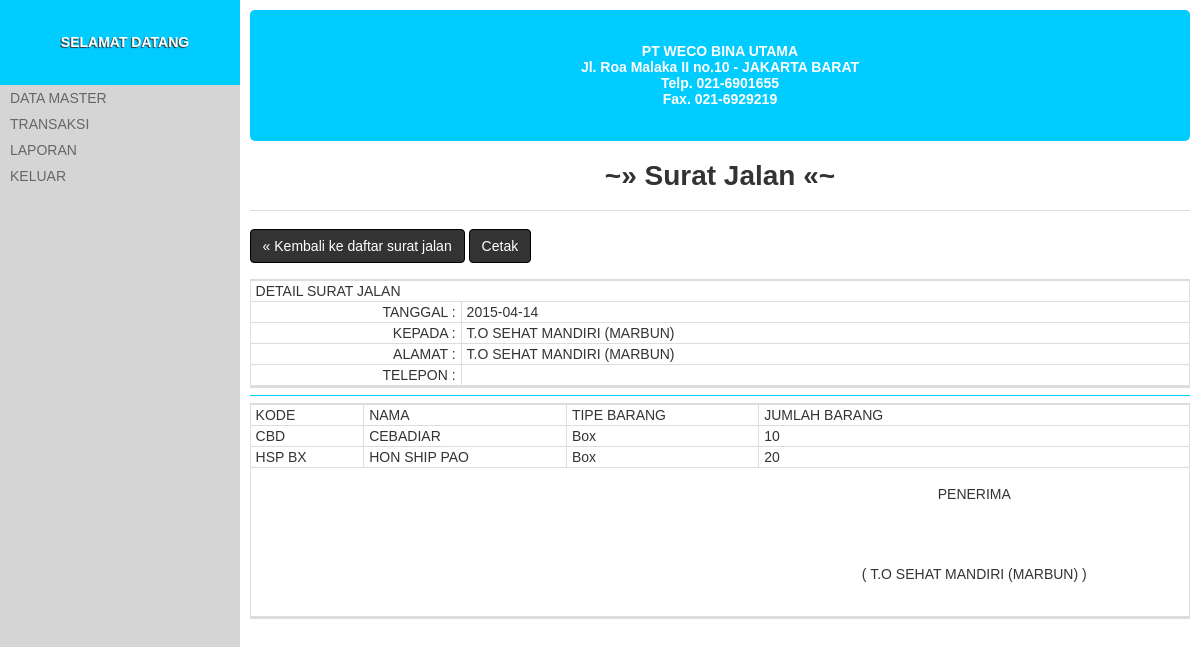
The page /?halaman=surat_jalan&id_transaksi=234314 (signed in) on the database its author committed.
### tables this page shows
CREATE TABLE IF NOT EXISTS `transaksi` (
  `id_transaksi` int(20) NOT NULL,
  `no_invoice` varchar(100) DEFAULT NULL,
  `kode_barang` varchar(10) NOT NULL,
  `tipe_transaksi` enum('penjualan','pembelian') DEFAULT NULL,
  `id_pelanggan` int(11) NOT NULL,
  `tanggal_transaksi` timestamp NULL DEFAULT CURRENT_TIMESTAMP,
  `jatuh_tempo` date NOT NULL,
  `id_supplier` int(20) DEFAULT NULL,
  `diskon_keseluruhan` float NOT NULL,
  `harga_saatini` int(11) NOT NULL,
  `ppn` int(11) NOT NULL,
  `grand_total` int(11) NOT NULL,
  `pembayaran` int(11) NOT NULL,
  `tunggakan` int(11) NOT NULL
);

CREATE TABLE IF NOT EXISTS `pelanggan` (
  `id_pelanggan` int(8) NOT NULL,
  `nama_pelanggan` varchar(50) DEFAULT NULL,
  `alamat` text,
  `telepon` varchar(15) DEFAULT NULL
);

CREATE TABLE IF NOT EXISTS `transaksi_rinci` (
  `id_rinci` int(20) NOT NULL,
  `jam` time DEFAULT NULL,
  `banyaknya` int(20) DEFAULT NULL,
  `harga_saatini` int(20) DEFAULT NULL,
  `diskon` float NOT NULL,
  `kode_barang` varchar(20) DEFAULT NULL,
  `id_transaksi` int(20) DEFAULT NULL,
  `id_pelanggan` int(11) DEFAULT NULL,
  `updated` date DEFAULT NULL
);

CREATE TABLE IF NOT EXISTS `barang` (
  `kode_barang` varchar(8) NOT NULL,
  `nama_barang` varchar(50) DEFAULT NULL,
  `harga` int(10) DEFAULT NULL,
  `stok` int(5) DEFAULT NULL,
  `diskon` float NOT NULL,
  `id_tipe_barang` int(4) DEFAULT NULL
);

CREATE TABLE IF NOT EXISTS `tipe_barang` (
  `id_tipe_barang` int(8) NOT NULL,
  `nama_tipe_barang` varchar(20) DEFAULT NULL
);

### sistem/kontroler.php (called while the page is built, shortened)
<?php
require_once TEMA_HALAMAN;

### index.php (called while the page is built, shortened)
<?php
require_once DIREKTORI . 'sistem/kontroler.php';

### app/halaman_surat_jalan.php (the view, shortened to what this page needs)
<h1 class="sub-judul display">Surat Jalan</h1>
<?php
	$id_transaksi = isset($_GET['id_transaksi']) && (int) $_GET['id_transaksi'] > 0 ? $_GET['id_transaksi'] : FALSE;
	if(!$id_transaksi):
?>
	<table>
		<thead>
			<tr>
				<th>Id Transaksi</th>
				<th>Tanggal</th>
				<th>Nama Pelanggan</th>
				<th>Pengaturan</th>
			</tr>
		</thead>
		<tbody>
		<?php
			$dataTransaksi = mysql_query("
					SELECT
						*
					FROM
						transaksi t
					LEFT JOIN
						pelanggan p ON p.id_pelanggan=t.id_pelanggan
					WHERE
						t.tipe_transaksi = 'penjualan'
					ORDER BY
						t.tanggal_transaksi DESC
					");
			while($o = mysql_fetch_object($dataTransaksi)):
				echo "
						<tr>
							<td>{$o->id_transaksi}</td>
							<td>".strtok($o->tanggal_transaksi,' ')."</td>
							<td>{$o->nama_pelanggan}</td>
							<td>
								<a href=\"?halaman=surat_jalan&id_transaksi={$o->id_transaksi}\">Rincian Surat Jalan</a>
							</td>
						</tr>";
			endwhile;?>
		</tbody>
	</table>
<?php else:?>
<p class="display">
	<a href="?halaman=surat_jalan" class="tombol">&laquo; Kembali ke daftar surat jalan</a>
	<button class="tombol" onclick="window.open('cetakSuratJalan.php?id_transaksi=<?php echo($_GET['id_transaksi']); ?>')">Cetak</button>
</p>
<?php
	$dataTransaksi = mysql_query("
					SELECT
						*
					FROM
						transaksi t
					LEFT JOIN
						pelanggan p
					ON
						p.id_pelanggan=t.id_pelanggan
					WHERE
						t.id_transaksi = '{$_GET['id_transaksi']}'
					");
	$D = (object) mysql_fetch_assoc($dataTransaksi);
?>
<table>
	<thead>
		<tr>
			<th colspan="2">Detail Surat Jalan</th>
		</tr>
		<tr>
			<th align="right">Tanggal :</th>
			<th align="left"><?php echo strtok($D->tanggal_transaksi,' ');?></th>
		</tr>
		<tr>
			<th align="right" width="200">Kepada :</th>
			<th align="left"><?php echo $D->nama_pelanggan;?></th>
		</tr>
		<tr>
			<th align="right" width="200">Alamat :</th>
			<th align="left"><?php echo $D->nama_pelanggan;?></th>
		</tr>
		<tr>
			<th align="right" width="200">Telepon :</th>
			<th align="left"><?php echo $D->telepon;?></th>
		</tr>
	</thead>
</table>
<hr />
<table>
	<thead>
		<tr>
			<th>Kode</th>
			<th>Nama</th>
			<th>Tipe Barang</th>
			<th>Jumlah Barang</th>
		</tr>
	</thead>
	<tbody>
		<?php
		$Q = mysql_query("
				SELECT
					*
				FROM
					transaksi_rinci t
				LEFT JOIN
					barang b ON b.kode_barang = t.kode_barang
				LEFT JOIN
					tipe_barang tb ON tb.id_tipe_barang = b.id_tipe_barang
				WHERE
					t.id_transaksi = '{$_GET['id_transaksi']}'
				");
		while($o = mysql_fetch_object($Q)):
		echo "
			<tr>
				<td>{$o->kode_barang}</td>
				<td>{$o->nama_barang}</td>
				<td>{$o->nama_tipe_barang}</td>
				<td>".number_format($o->banyaknya,0,'.',',')."</td>
			</tr>";
		endwhile;
		?>
	</tbody>
	<tfoot>
		<tr>
			<th align="right" style="border-right:0;" colspan="3"></th>
			<th align="center"><br />
			Penerima
			<br />
			<br />
			<br />
			<br />
			<br />
			( <?php echo $D->nama_pelanggan;?> )
			<br />
			<br />
			<br />
			</th>
		</tr>
	</tfoot>
</table>
<?php endif;?>

### publik/tema/tema.css (style rules this page uses)
body { padding:0; margin:0; font-family:'Arial'; font-size:14px; color:#333333; background-color:#d5d5d5; }
a { text-decoration:none; }
hr { background-color:#0cf; border:0; height:1px; }
.sub-judul { text-align:center; width:100%; border-bottom:1px solid #dddddd; height:50px; }
table { border-left:1px solid #dddddd; border-top:2px solid #dddddd; border-bottom:2px solid #dddddd; border-spacing:0; width:100%; }
table thead tr th, table tfoot tr th, table tbody tr td { border-right:1px solid #dddddd; border-bottom:1px solid #dddddd; border-spacing:0; padding:2px 5px; vertical-align: top; }
table thead tr th, table tfoot tr th, .navigasi li a { text-transform:uppercase; font-weight:100; }
.tombol { display: inline-block; padding: 6px 12px; margin-bottom: 2px; font-size: 14px; font-weight: normal; line-height: 1.428571429; text-align: center; white-space: nowrap; vertical-align: middle; cursor: pointer; border: 1px solid transparent; border-radius: 4px; -webkit-user-select: none; -moz-user-select: none; -ms-user-select: none; -o-user-select: none; user-select: none; color: #ffffff; background-color: #333333; border-color: #000000; }

### rows shown on the page
transaksi: tanggal_transaksi "2015-04-14", id_pelanggan.nama_pelanggan "T.O SEHAT MANDIRI (MARBUN)"
transaksi_rinci: kode_barang.kode_barang "CBD", kode_barang.nama_barang "CEBADIAR", tipe_barang.nama_tipe_barang "Box", banyaknya "10"
transaksi_rinci: kode_barang.kode_barang "HSP BX", kode_barang.nama_barang "HON SHIP PAO", tipe_barang.nama_tipe_barang "Box", banyaknya "20"
